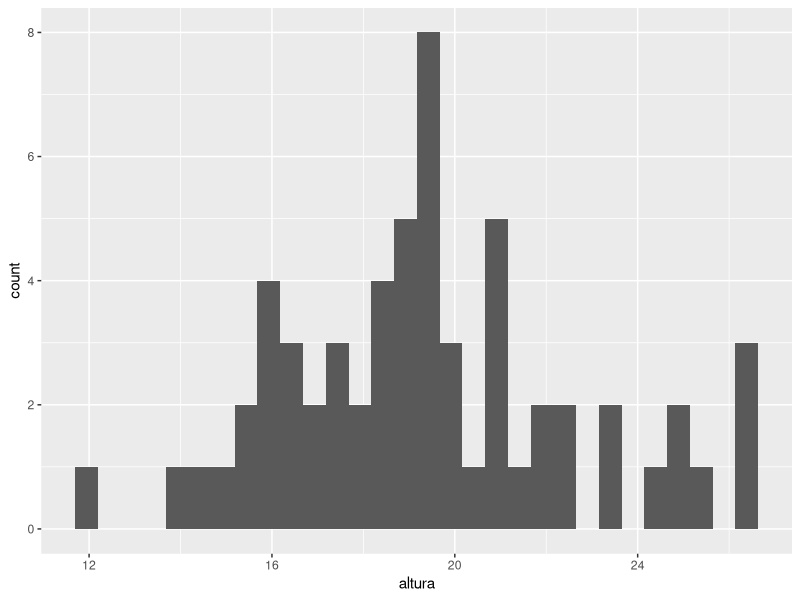
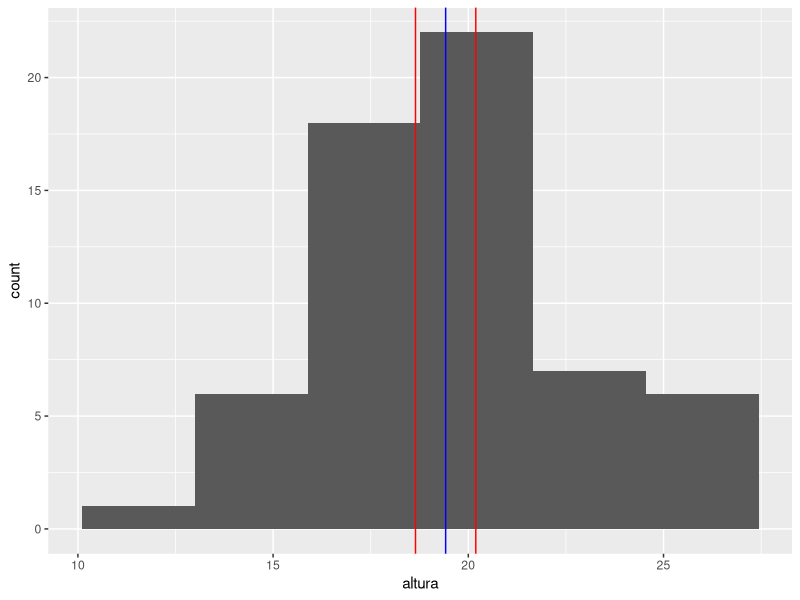

Recreate these plots in R, in order. (Note: this script raises an error after producing the figures.)
##### Teste de Hipotese #####

# leitura dos dados 
dados=read.csv('ex1.csv', sep = ',',dec='.',header = T)

##Carregando biblioteca 
install.packages("ggplot2")
library("ggplot2")

# Exercicio 1
# Siginificancia = erro -> 7%  
# confianca = acerto    -> 93%

t.test(dados$altura,conf.level=0.93)
ggplot(dados,aes(altura))+geom_histogram()
# a verdadeira media esta de 17.04 ate 19,27 com 93% de confiança
ggplot(dados,aes(altura))+geom_histogram(bins = 6)+geom_vline(xintercept=19.41936  ,col= 'blue')+
  geom_vline(xintercept=c(18.64731,20.19142),col='red')

# Exercicio 2
# leitura dos dados
dados2= read.csv('ex2.csv', sep=',', dec='.', header=T)




# ----------------------------------------------------------------------------------------------------------
# Significancia = erro -> 3%
# Confianca =   acerto -> 97%

prop.test(107,200, conf.level=0.97)
# intervalo de confianca é de -> 0.4560724 0.6122653



# H0 => media  = 20
# H1 => media != 20
t.test(dados$tamanho, alternative="two.side" ,mu = 20,conf.level = 0.94)


# H0 => media = 18
# H1 => media < 18
t.test(dados$tamanho, alternative="less" ,mu = 18,conf.level = 0.96)

# H0 => media = 16
# H1 => media > 16

t.test(dados$tamanho, alternative = "greater", mu = 16, conf.level = 0.97)


##### Teste de proporcao #####

# H0 => proporcao  = 0.5
# H1 => proporcao != 0.5
prop.test(24,50,alternative = "two.side", p=0.5 ,conf.level = 0.98 )


# H0 => proporcao  = 0.65
# H1 => proporcao  < 0.65
prop.test(24,50,alternative = "less", p=0.65 ,conf.level = 0.94 )



##### Teste de hipotese para 2 amostras independentes ######
# leitura dos dados 
dados=read.csv('ex2.csv')

t.test(dados$a, dados$b, alternative ="two.side", conf.level = 0.95)

t.test(dados$a, dados$b, alternative= "less", conf.level = 0.95)

# H0 => m1-m2=0
# H1 => m1-m2>0
t.test(dados$a, dados$b, alternative= "greater", conf.level = 0.95)



prop.test(c(20,30),c(50,80),alternative ='two.side',conf.level = 0.95)
